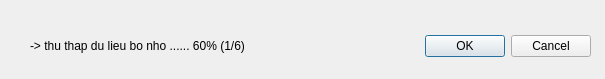
<?xml version="1.0" encoding="UTF-8"?>
<ui version="4.0">
 <class>Collecting</class>
 <widget class="QDialog" name="Collecting">
  <property name="geometry">
   <rect>
    <x>0</x>
    <y>0</y>
    <width>605</width>
    <height>79</height>
   </rect>
  </property>
  <property name="windowTitle">
   <string>Dialog</string>
  </property>
  <widget class="QDialogButtonBox" name="buttonBox">
   <property name="geometry">
    <rect>
     <x>250</x>
     <y>30</y>
     <width>341</width>
     <height>32</height>
    </rect>
   </property>
   <property name="orientation">
    <enum>Qt::Horizontal</enum>
   </property>
   <property name="standardButtons">
    <set>QDialogButtonBox::Cancel|QDialogButtonBox::Ok</set>
   </property>
  </widget>
  <widget class="QLabel" name="label">
   <property name="geometry">
    <rect>
     <x>30</x>
     <y>30</y>
     <width>371</width>
     <height>31</height>
    </rect>
   </property>
   <property name="text">
    <string>-&gt; thu thap du lieu bo nho ...... 60% (1/6)</string>
   </property>
  </widget>
 </widget>
 <resources/>
 <connections>
  <connection>
   <sender>buttonBox</sender>
   <signal>accepted()</signal>
   <receiver>Collecting</receiver>
   <slot>accept()</slot>
   <hints>
    <hint type="sourcelabel">
     <x>248</x>
     <y>254</y>
    </hint>
    <hint type="destinationlabel">
     <x>157</x>
     <y>274</y>
    </hint>
   </hints>
  </connection>
  <connection>
   <sender>buttonBox</sender>
   <signal>rejected()</signal>
   <receiver>Collecting</receiver>
   <slot>reject()</slot>
   <hints>
    <hint type="sourcelabel">
     <x>316</x>
     <y>260</y>
    </hint>
    <hint type="destinationlabel">
     <x>286</x>
     <y>274</y>
    </hint>
   </hints>
  </connection>
 </connections>
</ui>
